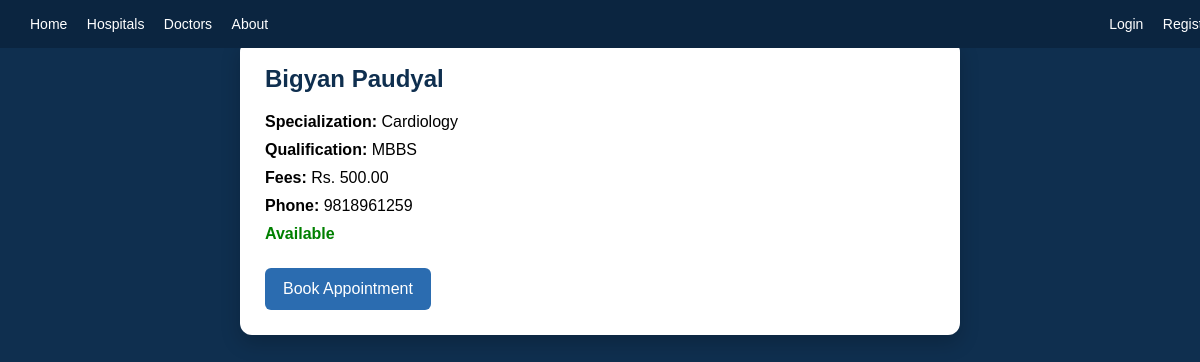
The page /doctors/doctors/1/ on the database its author committed.
### doctors/models.py (models this page shows, shortened)
class Doctor(models.Model):
    doctor_id = models.AutoField(primary_key=True)
    name = models.CharField(max_length=100)
    qualification = models.CharField(max_length=100)
    specialization = models.CharField(max_length=100)
    hospital = models.ForeignKey('hospitals.Hospital', on_delete=models.CASCADE, null=True, blank=True)
    department = models.ForeignKey('hospitals.Department', on_delete=models.CASCADE, null=True, blank=True)
    email = models.EmailField(unique=True)
    fees = models.DecimalField(max_digits=8, decimal_places=2)
    phone = models.CharField(max_length=10)
    a_status = models.BooleanField(default=True)

### doctors/views.py (the view)
# urls.py: path('doctors/<int:doctor_id>/',views.doctor_detail,name='doctor_detail')
def doctor_detail(request, doctor_id):
    doctor = get_object_or_404(Doctor, doctor_id=doctor_id)
    return render(request, "doctors/doctor_detail.html", {
        "doctor": doctor
    })

### doctors/templates/doctors/doctor_detail.html (shortened to what this page needs)
{% extends 'base.html' %}
{% load static %}
{% block content %}
<link rel="stylesheet" href="{% static 'hospitals/doctor_details.css' %}">
<div class="container">
    <div class="card">
        <h2>{{ doctor.name }}</h2>
        <p><strong>Specialization:</strong> {{ doctor.specialization }}</p>
        <p><strong>Qualification:</strong> {{ doctor.qualification }}</p>
        <p><strong>Fees:</strong> Rs. {{ doctor.fees }}</p>
        <p><strong>Phone:</strong> {{ doctor.phone }}</p>
        {% if doctor.a_status %}
            <p class="status available">Available</p>
            <a href="/appointment/book/{{ doctor.doctor_id }}/" class="btn">Book Appointment</a>
        {% else %}
            <p class="status not-available">Not Available</p>
        {% endif %}
    </div>
</div>
{% endblock %}

### static/css/base.css (style rules this page uses)
body { margin: 0; font-family: Arial, sans-serif; }

### doctors/static/hospitals/doctor_details.css (style rules this page uses)
body { margin: 0; font-family: Arial, sans-serif; background-color: #0f2f4f; }
.container { width: 60%; margin: auto; padding: 40px; }
.card { background: white; padding: 25px; border-radius: 12px; box-shadow: 0 8px 20px rgba(0,0,0,0.2); }
h2 { margin-top: 0; color: #0f2f4f; }
.card p { margin: 10px 0; }
.status { font-weight: bold; margin-top: 15px; }
.available { color: green; }
.btn { display: inline-block; margin-top: 15px; padding: 12px 18px; background: #2b6cb0; color: white; border-radius: 6px; text-decoration: none; }

### rows shown on the page
Doctor: name "Bigyan Paudyal", specialization "Cardiology", qualification "MBBS", fees "500.00", phone "9818961259"
